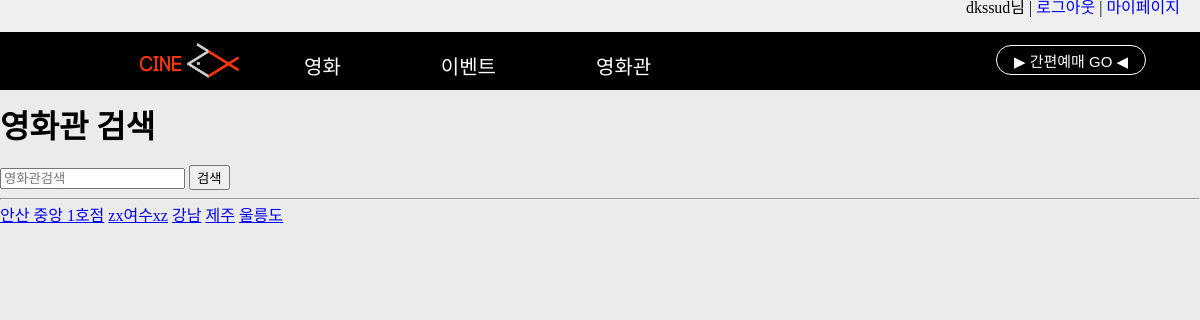
The page /webpage/component/search/cinema_search.php (signed in) on the database its author committed.
### tables this page shows
CREATE TABLE Cinema (
    cinema_id int unsigned not null,
    hp varchar(12) null,
    name varchar(50) not null,
    assets bigint unsigned not null default 0,
    area char(10) not null,
    road_address varchar(50) not null,
    detail_address varchar(50) null,
    CONSTRAINT PK_Cinema PRIMARY KEY(cinema_id)
);

### webpage/component/search/cinema_search.php (the view, shortened to what this page needs)
<!DOCTYPE html>
<html>
<head>
	<link rel="stylesheet" href="//code.jquery.com/ui/1.12.1/themes/base/jquery-ui.css">
</head>
<body>
	<header class="service_menu">
		<ul id="gnb">
			<?php
			include "../common/top_login.php";
			?>
		</ul>
	</header>
	<?php
	include "../common/navigator.php";
	?>
	<div class="section_title">
		<h1>영화관 검색</h1>
	</div>
	<div class="search_bar">
		<form action="" method="GET">
			<input type="text" name="q" value="<?= $_GET['q']?>" placeholder="영화관검색" id="searchbar" />
			<input type="submit" name="" value="검색" id="go" />
		</form>
	</div>
	<hr/>
<?php
    $conn = connect();
    $search = $_GET['q'];
    $stmt = $conn -> prepare("SELECT name FROM cinema WHERE name like '%$search%'");
    $stmt-> execute();
    $row = $stmt->fetchAll();
    foreach($row as $key => $value){ ?>
        <a href="#"><?=$value['name'];?></a>
    <?php } ?>
</body>
</html>

### webpage/styles/common.css (style rules this page uses)
body { line-height: 1; background-color: rgb(235, 235, 235); }
body, html { margin: 0; font-family: "Poor Story", cursive; }
ol, ul { list-style: none; }
.service_menu { padding-right: 20px; font-family: "Poor Story", cursive; background-color: #efefef; overflow: hidden; }
.service_menu ul { list-style: none; margin: 0; padding: 0; float: right; text-align: center; }

### rows shown on the page
cinema: name "안산 중앙 1호점"
cinema: name "zx여수xz"
cinema: name "강남"
cinema: name "제주"
cinema: name "울릉도"

### other values the page prints
$_SESSION['id'] "dkssud"
